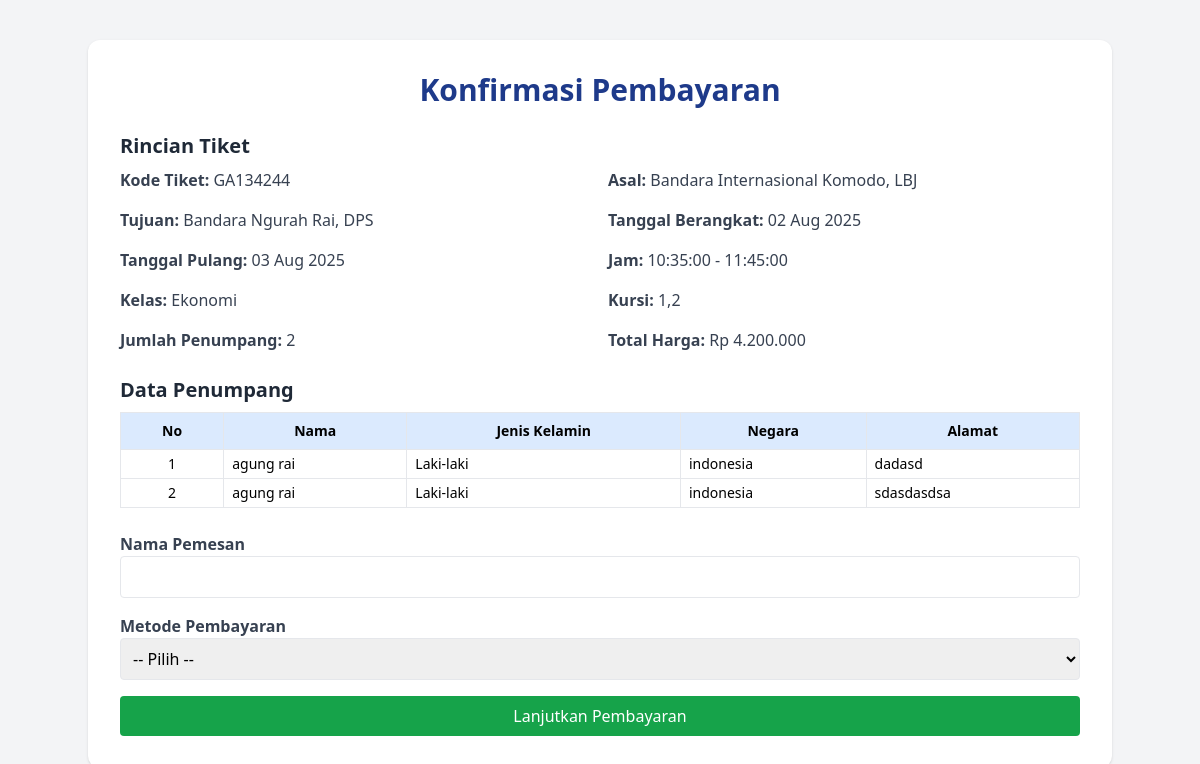
The page /sistem-garuda/umum/pembayaran.php?kode_tiket=GA134244 on the database its author committed.
### tables this page shows
CREATE TABLE `pemesanan` (
  `id` int(11) NOT NULL,
  `kode_tiket` varchar(100) NOT NULL,
  `kode_hotel` varchar(100) DEFAULT NULL,
  `id_tiket` int(11) NOT NULL,
  `asal` varchar(100) DEFAULT NULL,
  `tujuan` varchar(100) DEFAULT NULL,
  `tanggal_berangkat` date DEFAULT NULL,
  `tanggal_pulang` date DEFAULT NULL,
  `kelas` varchar(50) DEFAULT NULL,
  `kursi` varchar(100) DEFAULT NULL,
  `jumlah_penumpang` int(11) DEFAULT NULL,
  `harga` int(11) DEFAULT NULL,
  `nama_hotel` varchar(100) DEFAULT NULL,
  `nama_kamar` varchar(100) DEFAULT NULL,
  `jumlah_tamu` int(11) DEFAULT NULL,
  `harga_hotel` int(11) DEFAULT NULL,
  `created_at` timestamp NOT NULL DEFAULT current_timestamp(),
  `jam_keberangkatan` varchar(20) DEFAULT NULL,
  `jam_tiba` varchar(20) DEFAULT NULL
);

CREATE TABLE `list_tiket` (
  `id` int(11) NOT NULL,
  `kode` varchar(20) DEFAULT NULL,
  `asal` varchar(100) DEFAULT NULL,
  `tujuan` varchar(100) DEFAULT NULL,
  `jam_berangkat` time DEFAULT NULL,
  `jam_tiba` time DEFAULT NULL,
  `harga` int(11) DEFAULT NULL,
  `keterangan_waktu` varchar(50) DEFAULT NULL,
  `kelas` varchar(50) DEFAULT NULL,
  `kode_promo` varchar(100) DEFAULT NULL,
  `jumlah_kursi` int(11) DEFAULT 20
);

CREATE TABLE `penumpang` (
  `id` int(11) NOT NULL,
  `kode_tiket` varchar(100) DEFAULT NULL,
  `nama_lengkap` varchar(100) DEFAULT NULL,
  `jenis_kelamin` enum('Laki-laki','Perempuan') DEFAULT NULL,
  `negara` varchar(100) DEFAULT NULL,
  `alamat` text DEFAULT NULL
);

### sistem-garuda/umum/pembayaran.php (the view, shortened to what this page needs)
<?php
$koneksi = new mysqli("localhost", "root", "", "sistem_garuda");
$kode = $koneksi->real_escape_string($_GET['kode_tiket']);
$penumpang = $koneksi->query("SELECT * FROM penumpang WHERE kode_tiket = '$kode'");
$pemesanan = $koneksi->query("SELECT * FROM pemesanan WHERE kode_tiket = '$kode'")->fetch_assoc();
$tiket = $koneksi->query("SELECT * FROM list_tiket WHERE kode = '$kode'")->fetch_assoc();
$jam = $tiket['jam_berangkat'] . " - " . $tiket['jam_tiba'];
$total_harga = $penumpang->num_rows * $tiket['harga'];
?>
<!DOCTYPE html>
<html lang="id">
<head>
  <script src="https://cdn.tailwindcss.com"></script>
</head>
<body class="bg-gray-100 py-10">
  <div class="max-w-5xl mx-auto bg-white p-8 rounded-xl shadow">
    <h1 class="text-3xl font-bold text-center text-blue-900 mb-6">Konfirmasi Pembayaran</h1>
    <div class="mb-6">
      <h2 class="text-xl font-semibold text-gray-800 mb-2">Rincian Tiket</h2>
      <div class="grid md:grid-cols-2 gap-4 text-gray-700">
        <div><strong>Kode Tiket:</strong> <?= htmlspecialchars($kode) ?></div>
        <div><strong>Asal:</strong> <?= htmlspecialchars($pemesanan['asal']) ?></div>
        <div><strong>Tujuan:</strong> <?= htmlspecialchars($pemesanan['tujuan']) ?></div>
        <div><strong>Tanggal Berangkat:</strong> <?= date('d M Y', strtotime($pemesanan['tanggal_berangkat'])) ?></div>
        <?php if (!empty($pemesanan['tanggal_pulang'])) : ?>
          <div><strong>Tanggal Pulang:</strong> <?= date('d M Y', strtotime($pemesanan['tanggal_pulang'])) ?></div>
        <?php endif; ?>
        <div><strong>Jam:</strong> <?= htmlspecialchars($jam) ?></div>
        <div><strong>Kelas:</strong> <?= htmlspecialchars($pemesanan['kelas']) ?></div>
        <div><strong>Kursi:</strong> <?= htmlspecialchars($pemesanan['kursi']) ?></div>
        <div><strong>Jumlah Penumpang:</strong> <?= $penumpang->num_rows ?></div>
        <div><strong>Total Harga:</strong> Rp <?= number_format($total_harga, 0, ',', '.') ?></div>
      </div>
    </div>
    <div class="mb-6">
      <h2 class="text-xl font-semibold text-gray-800 mb-2">Data Penumpang</h2>
      <table class="w-full border text-sm">
        <thead class="bg-blue-100">
          <tr>
            <th class="border px-3 py-2">No</th>
            <th class="border px-3 py-2">Nama</th>
            <th class="border px-3 py-2">Jenis Kelamin</th>
            <th class="border px-3 py-2">Negara</th>
            <th class="border px-3 py-2">Alamat</th>
          </tr>
        </thead>
        <tbody>
        <?php $no = 1; while ($row = $penumpang->fetch_assoc()): ?>
          <tr>
            <td class="border px-2 py-1 text-center"><?= $no++ ?></td>
            <td class="border px-2 py-1"><?= htmlspecialchars($row['nama_lengkap']) ?></td>
            <td class="border px-2 py-1"><?= htmlspecialchars($row['jenis_kelamin']) ?></td>
            <td class="border px-2 py-1"><?= htmlspecialchars($row['negara']) ?></td>
            <td class="border px-2 py-1"><?= htmlspecialchars($row['alamat']) ?></td>
          </tr>
        <?php endwhile; ?>
        </tbody>
      </table>
    </div>
    <form method="post" class="space-y-4">
      <div>
        <label class="block font-semibold text-gray-700">Nama Pemesan</label>
        <input type="text" name="nama_pemesan" required class="w-full p-2 border rounded">
      </div>
      <div>
        <label class="block font-semibold text-gray-700">Metode Pembayaran</label>
        <select name="metode_pembayaran" required class="w-full p-2 border rounded">
          <option value="">-- Pilih --</option>
        </select>
      </div>
      <button type="submit" name="submit_pembayaran" class="w-full bg-green-600 text-white py-2 rounded hover:bg-green-700 transition">
        Lanjutkan Pembayaran
      </button>
    </form>
  </div>
</body>
</html>

### rows shown on the page
pemesanan: asal "Bandara Internasional Komodo, LBJ", tujuan "Bandara Ngurah Rai, DPS", tanggal_berangkat "02 Aug 2025", tanggal_pulang "03 Aug 2025", kelas "Ekonomi", kursi "1,2", jumlah_tamu "2", jumlah_tamu.harga "4.200.000"
list_tiket: jam "10:35:00 - 11:45:00"
penumpang: nama_lengkap "agung rai", jenis_kelamin "Laki-laki", negara "indonesia", alamat "dadasd"
penumpang: nama_lengkap "agung rai", jenis_kelamin "Laki-laki", negara "indonesia", alamat "sdasdasdsa"

### other values the page prints
$kode "GA134244"
